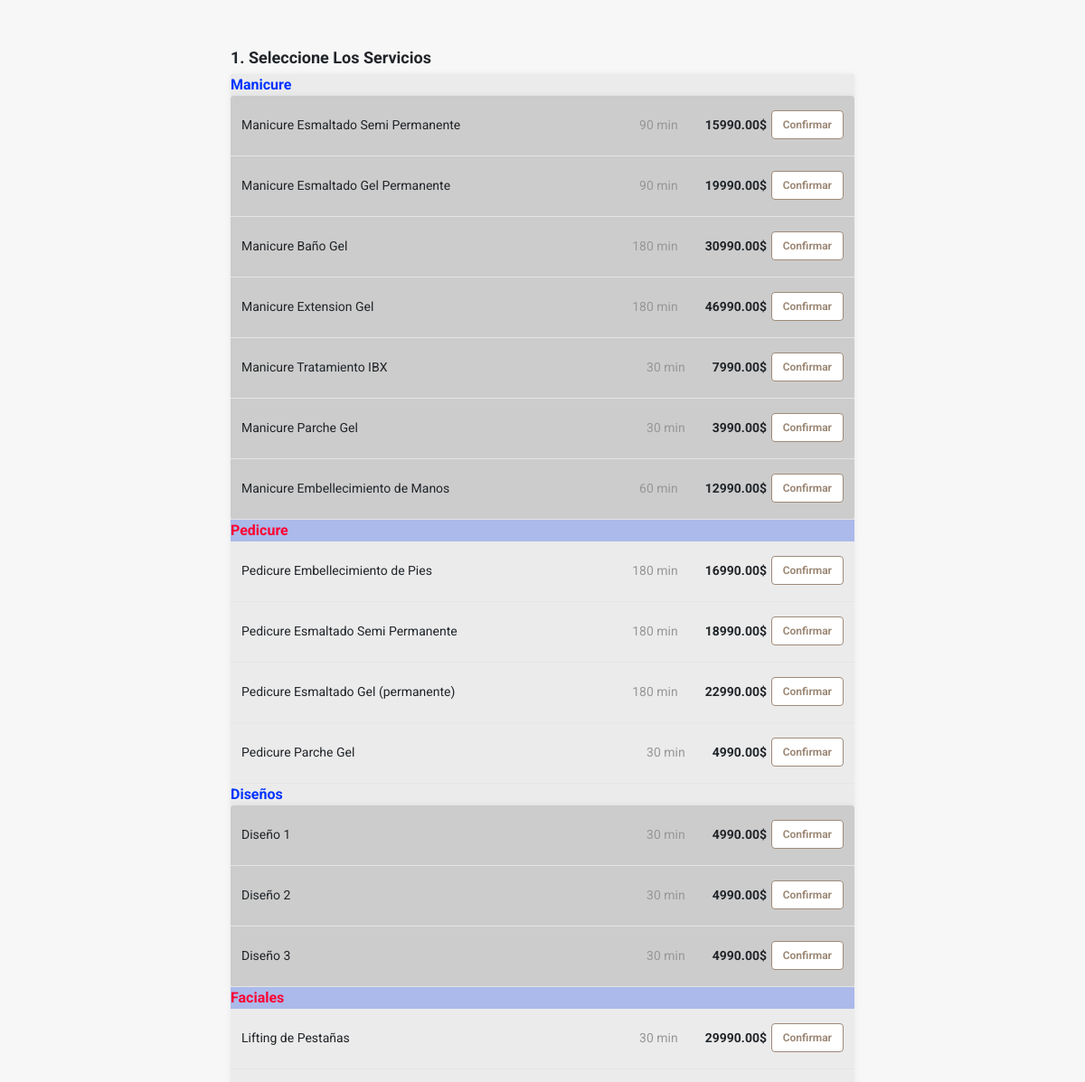
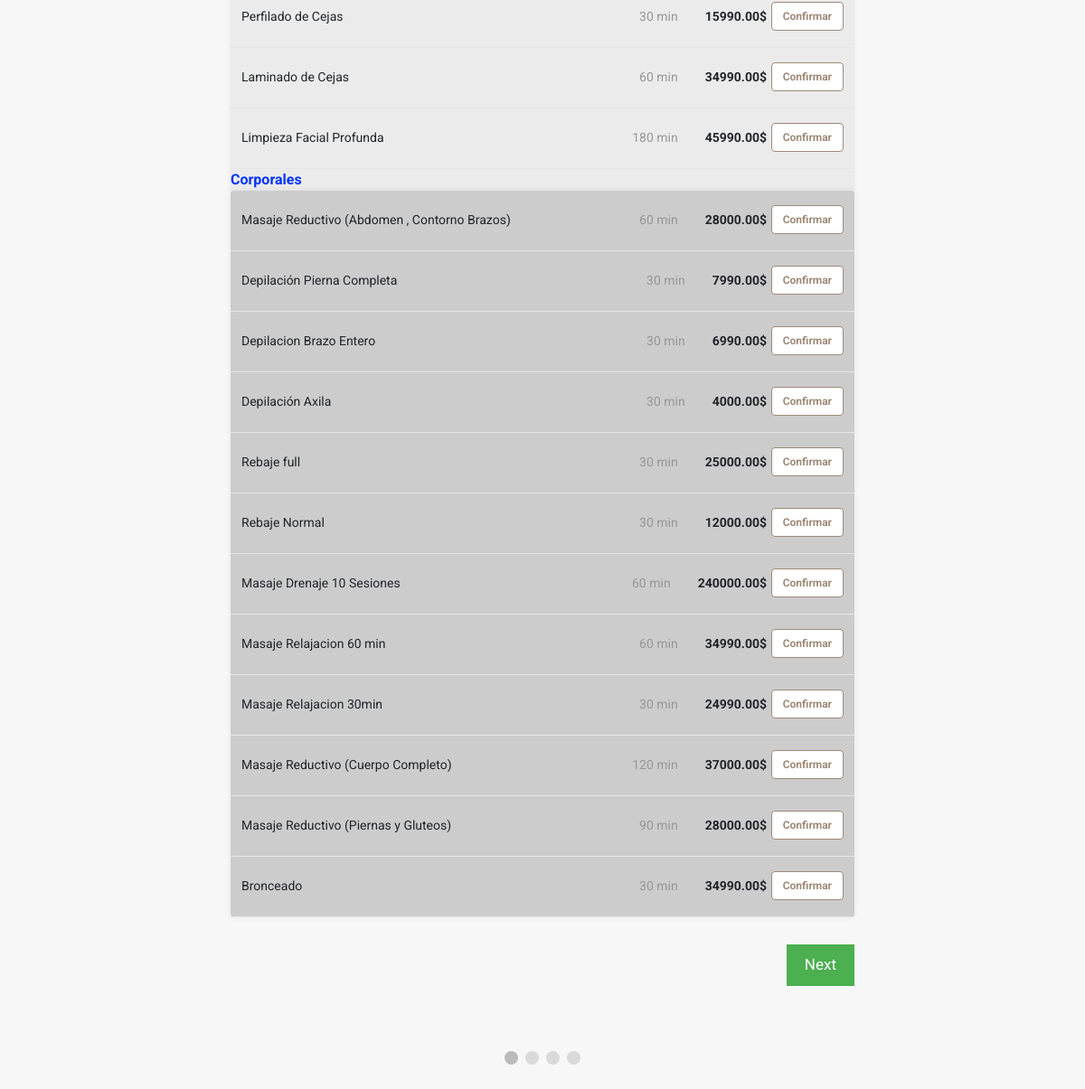
/appointment.php, run on the app's committed database (2 pictures, top to bottom).
### tables this page shows
CREATE TABLE `services` (
  `service_id` int(5) NOT NULL,
  `service_name` varchar(50) NOT NULL,
  `service_description` varchar(255) NOT NULL,
  `service_price` decimal(10,2) NOT NULL,
  `service_duration` int(5) NOT NULL,
  `category_id` int(2) NOT NULL,
  `child_id` int(3) NOT NULL DEFAULT 0
);

### appointment.php (the view, shortened to what this page needs)
<?php
    include "connect.php";
    include "Includes/templates/header.php";
?>
<link rel="stylesheet" href="Design/css/appointment-page-style.css">
<section class="booking_section">
	<div class="container">
		<form method="post" id="appointment_form" action="appointment.php">
			<div class="select_services_div tab_reservation" id="services_tab">
				<div class="text_header">
					<span>
						1. Seleccione Los Servicios
					</span>
				</div>
				<div class="items_tab">
				<div class="panel panel-default">
					<div class="panel-body"><b style="color:#0033FF";>Manicure</b>
					<div class="items_tab">
        			<?php
        				$stmt = $con->prepare("Select * from services where category_id = '11' order by category_id");
                    	$stmt->execute();
                    	$rows = $stmt->fetchAll();
                    	foreach($rows as $row)
                    	{
                        	echo "<div class='itemListElement'>";
                            	echo "<div class = 'item_details'>";
                                	echo "<div>";
                                    	echo $row['service_name'];
                                	echo "</div>";
                                	echo "<div class = 'item_select_part'>";
                                		echo "<span class = 'service_duration_field'>";
                                    		echo $row['service_duration']." min";
                                    	echo "</span>";
                                    	echo "<div class = 'service_price_field'>";
    										echo "<span style = 'font-weight: bold;'>";
                                    			echo $row['service_price']."$";
                                    		echo "</span>";
                                    	echo "</div>";
                                    ?>
                                    	<div class="select_item_bttn">
                                    		<div class="btn-group-toggle" data-toggle="buttons">
												<label class="service_label item_label btn btn-secondary">
													<input type="checkbox"  name="selected_services[]" value="<?php echo $row['service_id'] ?>" autocomplete="off">Confirmar
												</label>
											</div>
                                    	</div>
                                    <?php
                                	echo "</div>";
                            	echo "</div>";
                        	echo "</div>";
                    	}
            		?>
    			</div>
					</div>
				</div>
				<div class="panel panel-primary">
					<div class="panel-body"><b style="color:#FF0033";>Pedicure</b>
					<div class="items_tab1">
        			<?php
        				$stmt = $con->prepare("Select * from services where category_id = '12' order by category_id");
                    	$stmt->execute();
                    	$rows = $stmt->fetchAll();
                    	foreach($rows as $row)
                    	{
                        	echo "<div class='itemListElement'>";
                            	echo "<div class = 'item_details'>";
                                	echo "<div>";
                                    	echo $row['service_name'];
                                	echo "</div>";
                                	echo "<div class = 'item_select_part'>";
                                		echo "<span class = 'service_duration_field'>";
                                    		echo $row['service_duration']." min";
                                    	echo "</span>";
                                    	echo "<div class = 'service_price_field'>";
    										echo "<span style = 'font-weight: bold;'>";
                                    			echo $row['service_price']."$";
                                    		echo "</span>";
                                    	echo "</div>";
                                    ?>
                                    	<div class="select_item_bttn">
                                    		<div class="btn-group-toggle" data-toggle="buttons">
												<label class="service_label item_label btn btn-secondary">
													<input type="checkbox"  name="selected_services[]" value="<?php echo $row['service_id'] ?>" autocomplete="off">Confirmar
												</label>
											</div>
                                    	</div>
                                    <?php
                                	echo "</div>";
                            	echo "</div>";
                        	echo "</div>";
                    	}
            		?>
    			</div>
					</div>
				</div>
				<div class="panel panel-default">
					<div class="panel-body"><b style="color:#0033FF";>Diseños</b>
					<div class="items_tab">
        			<?php
        				$stmt = $con->prepare("Select * from services where category_id = '13' order by category_id");
                    	$stmt->execute();
                    	$rows = $stmt->fetchAll();
                    	foreach($rows as $row)
                    	{
                        	echo "<div class='itemListElement'>";
                            	echo "<div class = 'item_details'>";
                                	echo "<div>";
                                    	echo $row['service_name'];
                                	echo "</div>";
                                	echo "<div class = 'item_select_part'>";
                                		echo "<span class = 'service_duration_field'>";
                                    		echo $row['service_duration']." min";
                                    	echo "</span>";
                                    	echo "<div class = 'service_price_field'>";
    										echo "<span style = 'font-weight: bold;'>";
                                    			echo $row['service_price']."$";
                                    		echo "</span>";
                                    	echo "</div>";
                                    ?>
                                    	<div class="select_item_bttn">
                                    		<div class="btn-group-toggle" data-toggle="buttons">
												<label class="service_label item_label btn btn-secondary">
													<input type="checkbox"  name="selected_services[]" value="<?php echo $row['service_id'] ?>" autocomplete="off">Confirmar
												</label>
											</div>
                                    	</div>
                                    <?php
                                	echo "</div>";
                            	echo "</div>";
                        	echo "</div>";
                    	}
            		?>
    			</div>
					</div>
				</div>
				<div class="panel panel-primary">
					<div class="panel-body"><b style="color:#FF0033";>Faciales</b>
					<div class="items_tab1">
        			<?php
        				$stmt = $con->prepare("Select * from services where category_id = '14' order by category_id");
                    	$stmt->execute();
                    	$rows = $stmt->fetchAll();
                    	foreach($rows as $row)
                    	{
                        	echo "<div class='itemListElement'>";
                            	echo "<div class = 'item_details'>";
                                	echo "<div>";
                                    	echo $row['service_name'];
                                	echo "</div>";
                                	echo "<div class = 'item_select_part'>";
                                		echo "<span class = 'service_duration_field'>";
                                    		echo $row['service_duration']." min";
                                    	echo "</span>";
                                    	echo "<div class = 'service_price_field'>";
    										echo "<span style = 'font-weight: bold;'>";
                                    			echo $row['service_price']."$";
                                    		echo "</span>";
                                    	echo "</div>";
                                    ?>
                                    	<div class="select_item_bttn">
                                    		<div class="btn-group-toggle" data-toggle="buttons">
												<label class="service_label item_label btn btn-secondary">
													<input type="checkbox"  name="selected_services[]" value="<?php echo $row['service_id'] ?>" autocomplete="off">Confirmar
												</label>
											</div>
                                    	</div>
                                    <?php
                                	echo "</div>";
                            	echo "</div>";
                        	echo "</div>";
                    	}
            		?>
    			</div>
					</div>
				</div>
				<div class="panel panel-default">
					<div class="panel-body"><b style="color:#0033FF";>Corporales</b>
					<div class="items_tab">
        			<?php
        				$stmt = $con->prepare("Select * from services where category_id = '15' order by category_id");
                    	$stmt->execute();
                    	$rows = $stmt->fetchAll();
                    	foreach($rows as $row)
                    	{
                        	echo "<div class='itemListElement'>";
                            	echo "<div class = 'item_details'>";
                                	echo "<div>";
                                    	echo $row['service_name'];
                                	echo "</div>";
                                	echo "<div class = 'item_select_part'>";
                                		echo "<span class = 'service_duration_field'>";
                                    		echo $row['service_duration']." min";
                                    	echo "</span>";
                                    	echo "<div class = 'service_price_field'>";
    										echo "<span style = 'font-weight: bold;'>";
                                    			echo $row['service_price']."$";
                                    		echo "</span>";
                                    	echo "</div>";
                                    ?>
                                    	<div class="select_item_bttn">
                                    		<div class="btn-group-toggle" data-toggle="buttons">
												<label class="service_label item_label btn btn-secondary">
													<input type="checkbox"  name="selected_services[]" value="<?php echo $row['service_id'] ?>" autocomplete="off">Confirmar
												</label>
											</div>
                                    	</div>
                                    <?php
                                	echo "</div>";
                            	echo "</div>";
                        	echo "</div>";
                    	}
            		?>
    			</div>
					</div>
				</div>
    			</div>
			</div>
			<div style="overflow:auto;padding: 30px 0px;">
    			<div style="float:right;">
      				<button type="button" id="nextBtn" class="next_prev_buttons" onclick="nextPrev(1)">Siguiente</button>
    			</div>
  			</div>
  			<div style="text-align:center;margin-top:40px;">
    			<span class="step"></span>
    			<span class="step"></span>
    			<span class="step"></span>
    			<span class="step"></span>
  			</div>
		</form>
	</div>
</section>
<?php include "Includes/templates/footer.php"; ?>

### Design/css/main.css (style rules this page uses)
html { scroll-behavior: smooth; }
body { font-size: 16px; background-color: white; font-family: 'Roboto', sans-serif; }

### Design/css/appointment-page-style.css (style rules this page uses)
body { background: #f7f7f7; }
.text_header { margin-bottom: 5px; font-size: 18px; font-weight: bold; line-height: 1.5; margin-top: 22px; }
.booking_section { max-width: 720px; margin: 50px auto; }
.items_tab { border-radius: 4px; background-color: white; overflow: hidden; box-shadow: 0 0 5px 0 rgba(60, 66, 87, 0.04), 0 0 10px 0 rgba(0, 0, 0, 0.04); }
.itemListElement { font-size: 14px; line-height: 1.29; border-bottom: solid 1px #e5e5e5; cursor: pointer; padding: 16px 12px 18px 12px; }
.item_details { width: auto; display: -webkit-box; display: -moz-box; display: -ms-flexbox; display: -webkit-flex; display: flex; flex-direction: row; justify-content: space-between; align-items: center; -webkit-box-orient: horizontal; -webkit-box-direction: normal; -webkit-flex-direction: row; -webkit-box-pack: justify; -webkit-justify-content: space-between; -webkit-box-align: center; -webkit-align-items: center; }
.item_label { color: #9e8a78; border-color: #9e8a78; background: white; font-size: 12px; font-weight: 700; }
.item_select_part { display: flex; -webkit-box-pack: justify; justify-content: space-between; -webkit-box-align: center; align-items: center; flex-shrink: 0; }
.select_item_bttn { width: 55px; display: flex; margin-left: 30px; -webkit-box-pack: end; justify-content: flex-end; }
.service_duration_field { text-align: right; min-width: 60px; width: auto; color: rgb(151, 151, 151); line-height: 1.29; font-size: 14px; }
.service_price_field { width: auto; display: flex; margin-left: 30px; -webkit-box-align: baseline; align-items: baseline; }
.step { height: 15px; width: 15px; margin: 0 2px; background-color: #bbbbbb; border: none; border-radius: 50%; display: inline-block; opacity: 0.5; }
.step.active { opacity: 1; }
.next_prev_buttons { background-color: #4CAF50; color: #ffffff; border: none; padding: 10px 20px; font-size: 17px; cursor: pointer; }
.tab_reservation { display: none; }

### appointment.php (style rules this page uses)
.panel-default { background-color: #EBEBEB; }
.panel-primary { background-color: #ABBAEA; }
.items_tab { background-color: #CCCCCC; }
.items_tab1 { background-color: #EBEBEB; }

### data on the page
services: service_name "Manicure Esmaltado Semi Permanente", service_duration "90", service_price "15990.00"
services: service_name "Manicure Esmaltado Gel Permanente", service_duration "90", service_price "19990.00"
services: service_name "Manicure Baño Gel", service_duration "180", service_price "30990.00"
services: service_name "Manicure Extension Gel", service_duration "180", service_price "46990.00"
services: service_name "Manicure Tratamiento IBX", service_duration "30", service_price "7990.00"
services: service_name "Manicure Parche Gel", service_duration "30", service_price "3990.00"
services: service_name "Manicure Embellecimiento de Manos", service_duration "60", service_price "12990.00"
services: service_name "Pedicure Embellecimiento de Pies", service_duration "180", service_price "16990.00"
services: service_name "Pedicure Esmaltado Semi Permanente", service_duration "180", service_price "18990.00"
services: service_name "Pedicure Esmaltado Gel (permanente)", service_duration "180", service_price "22990.00"
services: service_name "Pedicure Parche Gel", service_duration "30", service_price "4990.00"
services: service_name "Diseño 1", service_duration "30", service_price "4990.00"
services: service_name "Diseño 2", service_duration "30", service_price "4990.00"
services: service_name "Diseño 3", service_duration "30", service_price "4990.00"
services: service_name "Lifting de Pestañas", service_duration "30", service_price "29990.00"
services: service_name "Perfilado de Cejas", service_duration "30", service_price "15990.00"
services: service_name "Laminado de Cejas", service_duration "60", service_price "34990.00"
services: service_name "Limpieza Facial Profunda", service_duration "180", service_price "45990.00"
services: service_name "Masaje Reductivo (Abdomen , Contorno Brazos)", service_duration "60", service_price "28000.00"
services: service_name "Depilación Pierna Completa", service_duration "30", service_price "7990.00"
services: service_name "Depilacion Brazo Entero", service_duration "30", service_price "6990.00"
services: service_name "Depilación Axila", service_duration "30", service_price "4000.00"
services: service_name "Rebaje full", service_duration "30", service_price "25000.00"
services: service_name "Rebaje Normal", service_duration "30", service_price "12000.00"
services: service_name "Masaje Drenaje 10 Sesiones", service_duration "60", service_price "240000.00"
services: service_name "Masaje Relajacion 60 min", service_duration "60", service_price "34990.00"
services: service_name "Masaje Relajacion 30min", service_duration "30", service_price "24990.00"
services: service_name "Masaje Reductivo (Cuerpo Completo)", service_duration "120", service_price "37000.00"
services: service_name "Masaje Reductivo (Piernas y Gluteos)", service_duration "90", service_price "28000.00"
services: service_name "Bronceado", service_duration "30", service_price "34990.00"
